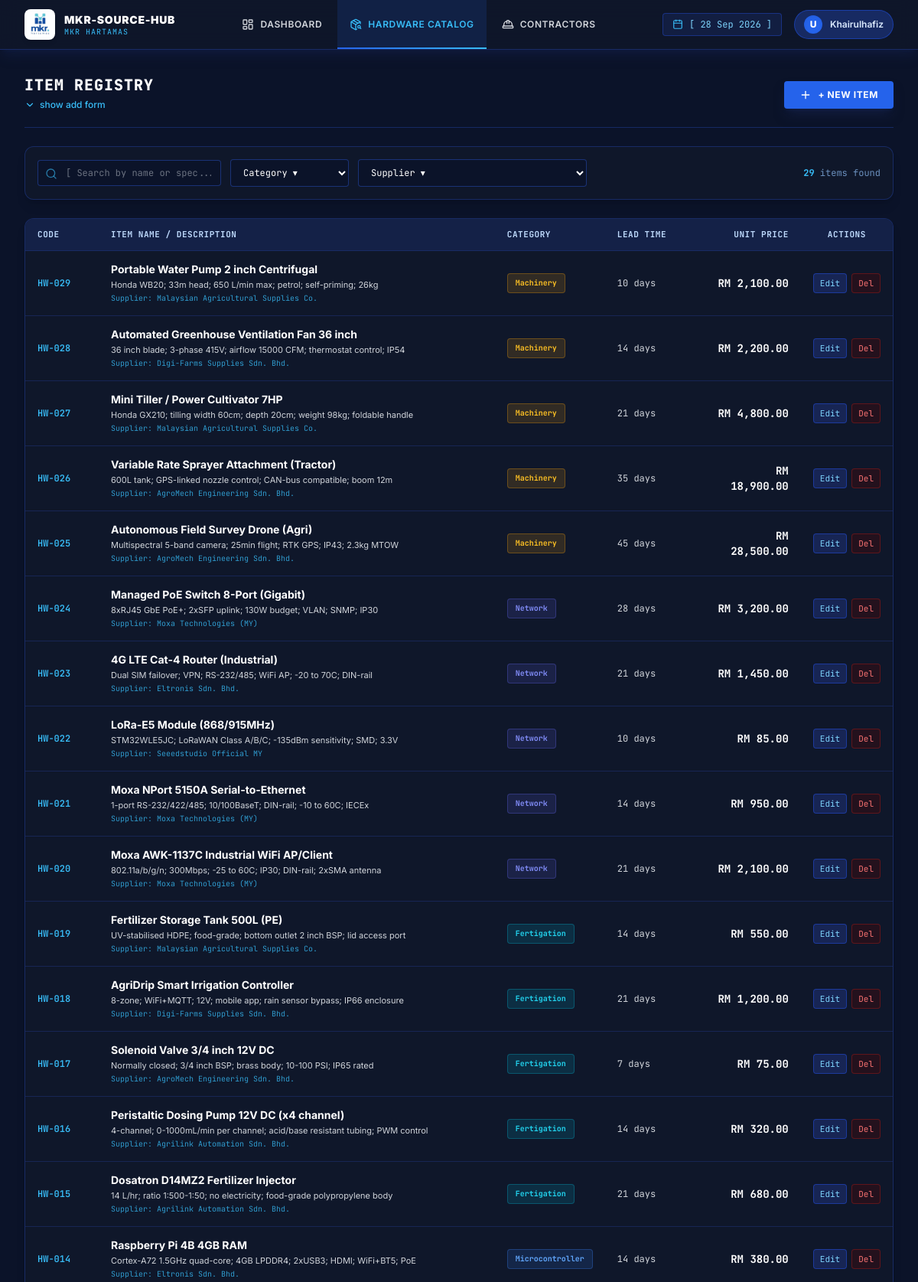
Screenshot of /sourcing.php (upper part) with the database file from the repository.
### tables this page shows
CREATE TABLE IF NOT EXISTS `hardware_items` (
    `id`            INT UNSIGNED    NOT NULL AUTO_INCREMENT,
    `supplier_id`   INT UNSIGNED    NOT NULL,
    `item_name`     VARCHAR(200)    NOT NULL,
    `category`      ENUM('Sensor','Microcontroller','Fertigation','Network','Machinery') NOT NULL,
    `specifications` TEXT           NOT NULL,
    `unit_cost`     DECIMAL(12,2)   NOT NULL DEFAULT 0.00,
    `lead_time_days` SMALLINT UNSIGNED NOT NULL DEFAULT 7,
    `created_at`    TIMESTAMP       NOT NULL DEFAULT CURRENT_TIMESTAMP,
    `updated_at`    TIMESTAMP       NOT NULL DEFAULT CURRENT_TIMESTAMP ON UPDATE CURRENT_TIMESTAMP,
    PRIMARY KEY (`id`),
    CONSTRAINT `fk_hardware_supplier`
        FOREIGN KEY (`supplier_id`) REFERENCES `suppliers`(`id`)
        ON UPDATE CASCADE ON DELETE RESTRICT
);

CREATE TABLE IF NOT EXISTS `suppliers` (
    `id`              INT UNSIGNED  NOT NULL AUTO_INCREMENT,
    `supplier_name`   VARCHAR(200)  NOT NULL,
    `contact_person`  VARCHAR(150)  NOT NULL,
    `email`           VARCHAR(191)  NOT NULL,
    `phone_number`    VARCHAR(30)   NOT NULL,
    `location`        VARCHAR(255)  NOT NULL,
    `created_at`      TIMESTAMP     NOT NULL DEFAULT CURRENT_TIMESTAMP,
    `updated_at`      TIMESTAMP     NOT NULL DEFAULT CURRENT_TIMESTAMP ON UPDATE CURRENT_TIMESTAMP,
    PRIMARY KEY (`id`)
);

### controllers/SourcingController.php (called while the page is built, shortened)
<?php
class SourcingController
{
    private PDO $pdo;
    public function __construct(PDO $pdo)
    {
        $this->pdo = $pdo;
    }
    public function getFilteredItems(string $search, string $catFilter, int $supFilter): array
    {
        $params = [];
        $sql = '
            SELECT h.*, s.`supplier_name`
            FROM `hardware_items` h
            LEFT JOIN `suppliers` s ON s.`id` = h.`supplier_id`
        ';
        $sql .= ' ORDER BY h.`id` DESC';
        $stmt = $this->pdo->prepare($sql);
        $stmt->execute($params);
        return $stmt->fetchAll();
    }
}

### sourcing.php (the view, shortened to what this page needs)
<?php
require_once __DIR__ . '/config/database.php';
require_once __DIR__ . '/controllers/SourcingController.php';
$controller = new SourcingController($pdo);
$controller->handleRequest();
$search       = trim($_GET['q'] ?? '');
$catFilter    = trim($_GET['category'] ?? '');
$supFilter    = (int) ($_GET['supplier_id'] ?? 0);
$items           = $controller->getFilteredItems($search, $catFilter, $supFilter);
$totalItemsCount = count($items);
function e(string $val): string {
    return htmlspecialchars($val, ENT_QUOTES | ENT_SUBSTITUTE, 'UTF-8');
}
require_once __DIR__ . '/includes/header.php';
?>
<div class="max-w-7xl mx-auto px-4 sm:px-6 lg:px-8 py-8 space-y-6">
    <div class="flex flex-col sm:flex-row sm:items-center sm:justify-between gap-4 border-b border-blue-900/60 pb-4">
        <div>
            <h1 class="text-xl font-extrabold text-white uppercase tracking-wider font-mono">
                ITEM REGISTRY
            </h1>
            <button id="toggle-form-btn" type="button" class="inline-flex items-center gap-1.5 text-xs text-sky-400 hover:text-sky-300 font-medium mt-1 transition-colors">
                <i data-lucide="chevron-down" class="w-3.5 h-3.5" id="form-chevron"></i>
                <span id="form-toggle-text">show add form</span>
            </button>
        </div>
        <button id="open-add-btn" type="button"
                class="inline-flex items-center gap-2 bg-blue-600 hover:bg-blue-500 text-white font-bold text-xs uppercase tracking-wider px-5 py-2.5 rounded shadow-lg shadow-blue-950/50 transition-all">
            <i data-lucide="plus" class="w-4 h-4"></i>
            + NEW ITEM
        </button>
    </div>
    <div class="bg-[#0f172a] border border-blue-900/60 rounded-xl p-4 shadow-lg">
        <form method="GET" action="sourcing.php" class="flex flex-col md:flex-row items-center justify-between gap-4">
            <div class="flex flex-wrap items-center gap-3 w-full md:w-auto flex-1">
                <div class="relative min-w-[240px] flex-1 md:flex-initial">
                    <input type="text" name="q" value="<?= e($search) ?>" placeholder="[ Search by name or spec... ]"
                           class="w-full bg-[#0b1329] border border-blue-900/80 rounded px-3 py-2 pl-9 text-xs text-white placeholder-gray-500 focus:outline-none focus:border-sky-400 font-mono">
                    <i data-lucide="search" class="w-4 h-4 text-sky-400/60 absolute left-2.5 top-2.5"></i>
                </div>
                <select name="category" onchange="this.form.submit()"
                        class="bg-[#0b1329] border border-blue-900/80 rounded px-3 py-2 text-xs text-white focus:outline-none focus:border-sky-400 font-mono">
                    <option value="">Category ▾</option>
                </select>
                <select name="supplier_id" onchange="this.form.submit()"
                        class="bg-[#0b1329] border border-blue-900/80 rounded px-3 py-2 text-xs text-white focus:outline-none focus:border-sky-400 font-mono">
                    <option value="">Supplier ▾</option>
                </select>
            </div>
            <div class="text-xs text-blue-300/70 font-mono flex-shrink-0">
                <span class="text-sky-400 font-bold"><?= $totalItemsCount ?></span> items found
            </div>
        </form>
    </div>
    <div class="bg-[#0f172a] border border-blue-900/60 rounded-xl overflow-hidden shadow-lg">
        <div class="overflow-x-auto">
            <table class="w-full text-left border-collapse">
                <thead>
                    <tr class="bg-blue-950/70 text-blue-200 text-[11px] font-mono font-bold uppercase tracking-wider border-b border-blue-900/60">
                        <th class="py-3 px-4 w-24">CODE</th>
                        <th class="py-3 px-4">ITEM NAME / DESCRIPTION</th>
                        <th class="py-3 px-4 w-36">CATEGORY</th>
                        <th class="py-3 px-4 w-32">LEAD TIME</th>
                        <th class="py-3 px-4 w-32 text-right">UNIT PRICE</th>
                        <th class="py-3 px-4 w-28 text-center">ACTIONS</th>
                    </tr>
                </thead>
                <tbody class="divide-y divide-blue-950 text-xs">
                    <?php if (empty($items)): ?>
                    <tr>
                        <td colspan="6" class="py-8 text-center text-gray-500 font-mono">
                            No hardware items found matching your filters.
                        </td>
                    </tr>
                    <?php else: ?>
                    <?php foreach ($items as $item):
                        $code = sprintf('HW-%03d', (int)$item['id']);
                        $catColors = [
                            'Sensor'          => 'bg-sky-500/15 text-sky-400 border-sky-500/30',
                            'Microcontroller' => 'bg-blue-500/15 text-blue-400 border-blue-500/30',
                            'Fertigation'     => 'bg-cyan-500/15 text-cyan-400 border-cyan-500/30',
                            'Network'         => 'bg-indigo-500/15 text-indigo-400 border-indigo-500/30',
                            'Machinery'       => 'bg-amber-500/15 text-amber-400 border-amber-500/30',
                        ];
                        $badgeClass = $catColors[$item['category']] ?? 'bg-blue-950 text-blue-400 border-blue-800';
                    ?>
                    <tr class="hover:bg-blue-950/40 transition-colors">
                        <td class="py-3.5 px-4 font-mono font-semibold text-sky-400 select-all">
                            <?= e($code) ?>
                        </td>
                        <td class="py-3.5 px-4">
                            <div class="font-bold text-white text-sm">
                                <?= e($item['item_name']) ?>
                            </div>
                            <div class="text-[11px] text-gray-300 mt-0.5 line-clamp-1">
                                <?= e($item['specifications']) ?>
                            </div>
                            <div class="text-[10px] text-sky-400/80 font-mono mt-0.5">
                                Supplier: <?= e($item['supplier_name'] ?? 'N/A') ?>
                            </div>
                        </td>
                        <td class="py-3.5 px-4">
                            <span class="inline-block px-2.5 py-1 rounded text-[10px] font-bold font-mono border <?= $badgeClass ?>">
                                <?= e($item['category']) ?>
                            </span>
                        </td>
                        <td class="py-3.5 px-4 font-mono text-gray-300">
                            <?= (int)$item['lead_time_days'] ?> days
                        </td>
                        <td class="py-3.5 px-4 text-right font-mono font-bold text-white text-sm">
                            RM <?= number_format((float)$item['unit_cost'], 2) ?>
                        </td>
                        <td class="py-3.5 px-4 text-center">
                            <div class="flex items-center justify-center gap-1.5">
                                <button type="button"
                                        onclick="editItem(<?= htmlspecialchars(json_encode($item), ENT_QUOTES, 'UTF-8') ?>)"
                                        class="px-2 py-1 bg-blue-950 hover:bg-blue-900 text-sky-300 border border-blue-800/80 rounded text-[11px] font-mono">
                                    Edit
                                </button>
                                <form method="POST" action="sourcing.php" onsubmit="return confirm('Delete this item?');" class="inline">
                                    <button type="submit" class="px-2 py-1 bg-red-950/40 hover:bg-red-900/60 text-red-400 border border-red-800/50 rounded text-[11px] font-mono">
                                        Del
                                    </button>
                                </form>
                            </div>
                        </td>
                    </tr>
                    <?php endforeach; ?>
                    <?php endif; ?>
                </tbody>
            </table>
        </div>
    </div>
</div>
<?php require_once __DIR__ . '/includes/footer.php'; ?>

### assets/css/style.css (style rules this page uses)
:root { --mkr-blue-dark: #0f172a; --mkr-blue-royal: #1d4ed8; --mkr-blue-primary: #2563eb; --mkr-blue-light: #3b82f6; --mkr-cyan: #38bdf8; --mkr-cyan-dark: #0284c7; }
body { font-family: 'Inter', ui-sans-serif, system-ui, sans-serif; background-color: #0b1329; color: #f8fafc; }
.font-mono { font-family: 'JetBrains Mono', ui-monospace, monospace; }

### rows the page displays
hardware_items: id "HW-029", item_name "Portable Water Pump 2 inch Centrifugal", specifications "Honda WB20; 33m head; 650 L/min max; petrol; self-priming; 26kg", supplier.supplier_name "Malaysian Agricultural Supplies Co.", category "Machinery", lead_time_days "10", unit_cost "2,100.00"
hardware_items: id "HW-028", item_name "Automated Greenhouse Ventilation Fan 36 inch", specifications "36 inch blade; 3-phase 415V; airflow 15000 CFM; thermostat control; IP54", supplier.supplier_name "Digi-Farms Supplies Sdn. Bhd.", category "Machinery", lead_time_days "14", unit_cost "2,200.00"
hardware_items: id "HW-027", item_name "Mini Tiller / Power Cultivator 7HP", specifications "Honda GX210; tilling width 60cm; depth 20cm; weight 98kg; foldable handle", supplier.supplier_name "Malaysian Agricultural Supplies Co.", category "Machinery", lead_time_days "21", unit_cost "4,800.00"
hardware_items: id "HW-026", item_name "Variable Rate Sprayer Attachment (Tractor)", specifications "600L tank; GPS-linked nozzle control; CAN-bus compatible; boom 12m", supplier.supplier_name "AgroMech Engineering Sdn. Bhd.", category "Machinery", lead_time_days "35", unit_cost "18,900.00"
hardware_items: id "HW-025", item_name "Autonomous Field Survey Drone (Agri)", specifications "Multispectral 5-band camera; 25min flight; RTK GPS; IP43; 2.3kg MTOW", supplier.supplier_name "AgroMech Engineering Sdn. Bhd.", category "Machinery", lead_time_days "45", unit_cost "28,500.00"
hardware_items: id "HW-024", item_name "Managed PoE Switch 8-Port (Gigabit)", specifications "8xRJ45 GbE PoE+; 2xSFP uplink; 130W budget; VLAN; SNMP; IP30", supplier.supplier_name "Moxa Technologies (MY)", category "Network", lead_time_days "28", unit_cost "3,200.00"
hardware_items: id "HW-023", item_name "4G LTE Cat-4 Router (Industrial)", specifications "Dual SIM failover; VPN; RS-232/485; WiFi AP; -20 to 70C; DIN-rail", supplier.supplier_name "Eltronis Sdn. Bhd.", category "Network", lead_time_days "21", unit_cost "1,450.00"
hardware_items: id "HW-022", item_name "LoRa-E5 Module (868/915MHz)", specifications "STM32WLE5JC; LoRaWAN Class A/B/C; -135dBm sensitivity; SMD; 3.3V", supplier.supplier_name "Seeedstudio Official MY", category "Network", lead_time_days "10", unit_cost "85.00"
hardware_items: id "HW-021", item_name "Moxa NPort 5150A Serial-to-Ethernet", specifications "1-port RS-232/422/485; 10/100BaseT; DIN-rail; -10 to 60C; IECEx", supplier.supplier_name "Moxa Technologies (MY)", category "Network", lead_time_days "14", unit_cost "950.00"
hardware_items: id "HW-020", item_name "Moxa AWK-1137C Industrial WiFi AP/Client", specifications "802.11a/b/g/n; 300Mbps; -25 to 60C; IP30; DIN-rail; 2xSMA antenna", supplier.supplier_name "Moxa Technologies (MY)", category "Network", lead_time_days "21", unit_cost "2,100.00"
hardware_items: id "HW-019", item_name "Fertilizer Storage Tank 500L (PE)", specifications "UV-stabilised HDPE; food-grade; bottom outlet 2 inch BSP; lid access port", supplier.supplier_name "Malaysian Agricultural Supplies Co.", category "Fertigation", lead_time_days "14", unit_cost "550.00"
hardware_items: id "HW-018", item_name "AgriDrip Smart Irrigation Controller", specifications "8-zone; WiFi+MQTT; 12V; mobile app; rain sensor bypass; IP66 enclosure", supplier.supplier_name "Digi-Farms Supplies Sdn. Bhd.", category "Fertigation", lead_time_days "21", unit_cost "1,200.00"
hardware_items: id "HW-017", item_name "Solenoid Valve 3/4 inch 12V DC", specifications "Normally closed; 3/4 inch BSP; brass body; 10-100 PSI; IP65 rated", supplier.supplier_name "AgroMech Engineering Sdn. Bhd.", category "Fertigation", lead_time_days "7", unit_cost "75.00"
hardware_items: id "HW-016", item_name "Peristaltic Dosing Pump 12V DC (x4 channel)", specifications "4-channel; 0-1000mL/min per channel; acid/base resistant tubing; PWM control", supplier.supplier_name "Agrilink Automation Sdn. Bhd.", category "Fertigation", lead_time_days "14", unit_cost "320.00"
hardware_items: id "HW-015", item_name "Dosatron D14MZ2 Fertilizer Injector", specifications "14 L/hr; ratio 1:500-1:50; no electricity; food-grade polypropylene body", supplier.supplier_name "Agrilink Automation Sdn. Bhd.", category "Fertigation", lead_time_days "21", unit_cost "680.00"
hardware_items: id "HW-014", item_name "Raspberry Pi 4B 4GB RAM", specifications "Cortex-A72 1.5GHz quad-core; 4GB LPDDR4; 2xUSB3; HDMI; WiFi+BT5; PoE", supplier.supplier_name "Eltronis Sdn. Bhd.", category "Microcontroller", lead_time_days "14", unit_cost "380.00"

### other values shown
$item['label'] "DASHBOARD"
$item['label'] "HARDWARE CATALOG"
$item['label'] "CONTRACTORS"
$totalItemsCount "29"
